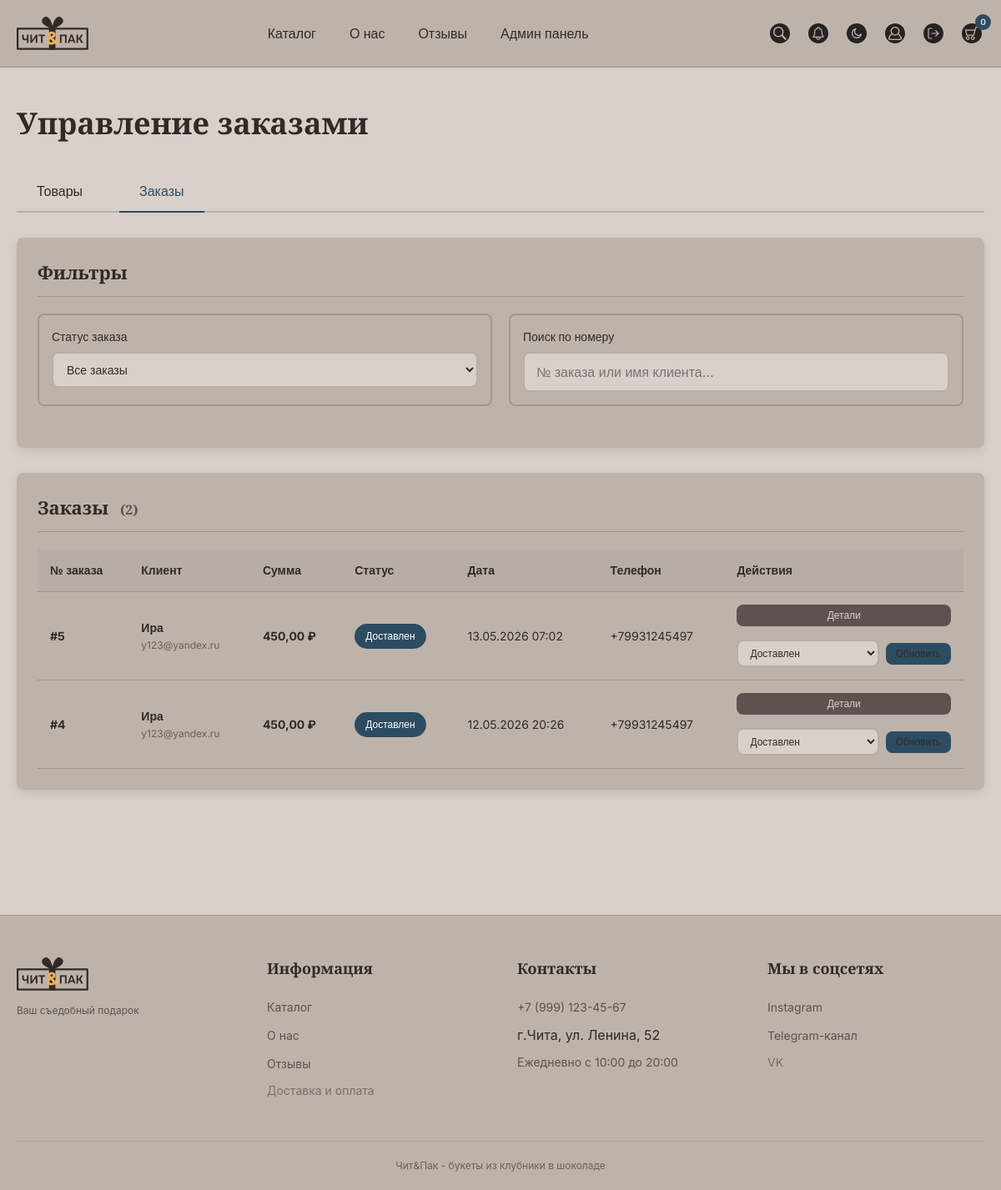
/admin-panel/orders/ (signed in), run on an earlier commit of the app's database.
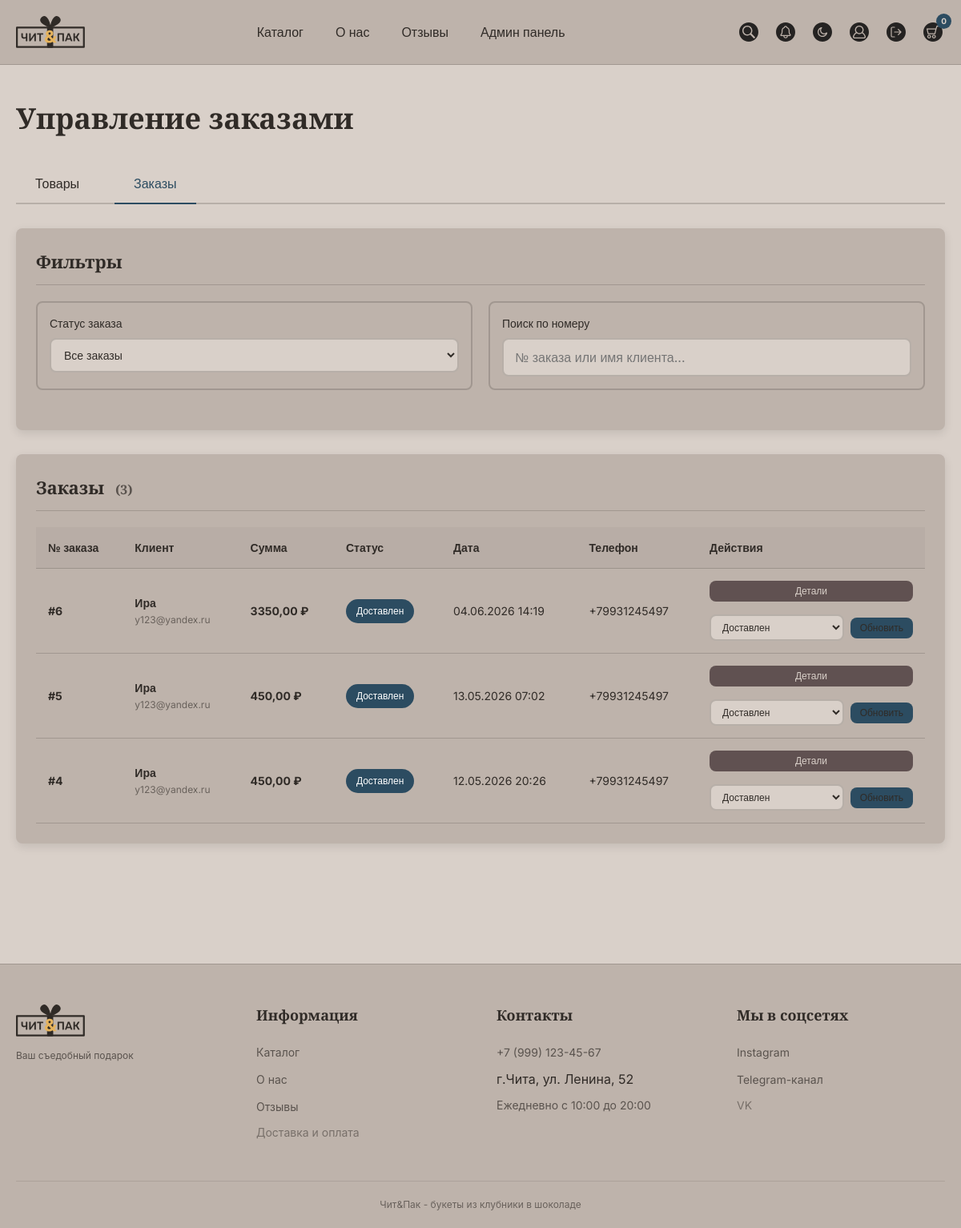
And on a later commit of the database.
### shop/models.py (models this page shows, shortened)
class Order(models.Model):
    STATUS_CHOICES = (
        ('pending', 'В обработке'),
        ('confirmed', 'Подтверждён'),
        ('preparing', 'Готовится'),
        ('ready', 'Готов к выдаче'),
        ('delivered', 'Доставлен'),
        ('cancelled', 'Отменён'),
    )
    user = models.ForeignKey(User, on_delete=models.CASCADE, related_name='orders')
    created_at = models.DateTimeField(auto_now_add=True)
    updated_at = models.DateTimeField(auto_now=True)
    status = models.CharField(max_length=20, choices=STATUS_CHOICES, default='pending')
    total_price = models.DecimalField(max_digits=10, decimal_places=2)
    delivery_address = models.TextField(blank=True)
    phone = models.CharField(max_length=20, blank=True)
    comment = models.TextField(blank=True)
    delivery_date = models.DateField(blank=True, null=True)
    delivery_time = models.TimeField(blank=True, null=True)

### accounts/models.py (models this page shows, shortened)
class CustomUser(AbstractUser):
    ROLE_CHOICES = (
        ('client', 'Клиент'),
        ('admin', 'Администратор'),
    )
    role = models.CharField(max_length=10, choices=ROLE_CHOICES, default='client')
    phone = models.CharField(max_length=20, blank=True)
    address = models.TextField(blank=True)
    avatar = models.ImageField(upload_to='avatars/', blank=True, null=True)
    def is_admin_user(self):
        return self.role == 'admin' or self.is_superuser

### admin_panel/views.py (the view, shortened to what this page needs)
# urls.py: path('admin-panel/orders/', admin_views.admin_orders, name='admin_orders'),
@staff_member_required
def admin_orders(request):
    if not request.user.is_admin_user():
        return redirect('index')
    orders = Order.objects.all().order_by('-created_at')
    status_filter = request.GET.get('status', '')
    if status_filter:
        orders = orders.filter(status=status_filter)
    context = {
        'orders': orders,
        'status_choices': Order.STATUS_CHOICES,
        'current_status': status_filter,
    }
    return render(request, 'admin_panel/orders.html', context)

### shop/context_processors.py (called while the page is built)
def cart_count(request):
    if request.user.is_authenticated:
        cart = Cart.objects.filter(user=request.user, is_active=True).first()
        count = cart.get_total_items() if cart else 0
        return {'cart_count': count}
    return {'cart_count': 0}

### shop/models.py (called while the page is built)
    def get_total_items(self):
        return sum(item.quantity for item in self.items.all())

### templates/admin_panel/orders.html (shortened to what this page needs)
{% extends 'base.html' %}
{% load static %}
{% block content %}
<section class="admin-section">
    <div class="container">
        <h1 class="admin-title">Управление заказами</h1>
        <div class="admin-tabs">
            <a href="/admin-panel/" class="admin-tab">Товары</a>
            <a href="/admin-panel/orders/" class="admin-tab active">Заказы</a>
        </div>
        <div class="admin-card">
            <h2 class="admin-card-title">Фильтры</h2>
            <div class="filter-row">
                <div class="filter-group">
                    <label>Статус заказа</label>
                    <select id="statusFilter" onchange="window.location.href='/admin-panel/orders/?status='+this.value">
                        <option value="">Все заказы</option>
                    </select>
                </div>
                <div class="filter-group">
                    <label>Поиск по номеру</label>
                    <input type="text" id="orderSearch" placeholder="№ заказа или имя клиента..." class="search-input">
                </div>
            </div>
        </div>
        <div class="admin-card">
            <h2 class="admin-card-title">
                Заказы
                <span class="orders-count">({{ orders|length }})</span>
            </h2>
            <div class="table-responsive">
                <table class="orders-table">
                    <thead>
                        <tr>
                            <th>№ заказа</th>
                            <th>Клиент</th>
                            <th>Сумма</th>
                            <th>Статус</th>
                            <th>Дата</th>
                            <th>Телефон</th>
                            <th>Действия</th>
                        </tr>
                    </thead>
                    <tbody id="ordersTableBody">
                        {% for order in orders %}
                        <tr data-order-id="{{ order.id }}" data-order-number="{{ order.id }}" data-client-name="{{ order.user.username }}">
                            <td class="order-number-cell">#{{ order.id }}</td>
                            <td>
                                <strong>{{ order.user.username }}</strong>
                                <div class="user-email">{{ order.user.email }}</div>
                            </td>
                            <td class="order-price">{{ order.total_price }} ₽</td>
                            <td>
                                <span class="order-status status-{{ order.status }}">
                                    {{ order.get_status_display }}
                                </span>
                            </td>
                            <td>{{ order.created_at|date:"d.m.Y H:i" }}</td>
                            <td>{{ order.phone }}</td>
                            <td>
                                <button class="btn-view-order" onclick="showOrderDetails({{ order.id }})">Детали</button>
                                <form method="POST" class="status-update-form">
                                    <select name="status" class="status-select">
                                        {% for value, label in status_choices %}
                                        <option value="{{ value }}" {% if order.status == value %}selected{% endif %}>
                                            {{ label }}
                                        </option>
                                        {% endfor %}
                                    </select>
                                    <button type="submit" class="btn-update-status">Обновить</button>
                                </form>
                            </td>
                        </tr>
                        {% empty %}
                        <tr>
                            <td colspan="7" class="text-center">Заказов пока нет</td>
                        </tr>
                        {% endfor %}
                    </tbody>
                </table>
            </div>
        </div>
    </div>
</section>
{% endblock %}

What changed in the data, as far as the page shows it:
added Order: id "6", user.username "Ира", user.email "y123@yandex.ru", total_price "3350,00", status "Доставлен", created_at "04.06.2026 14:19", phone "+79931245497"
Also different on the page:
{{ orders|length }}: "2" → "3"
